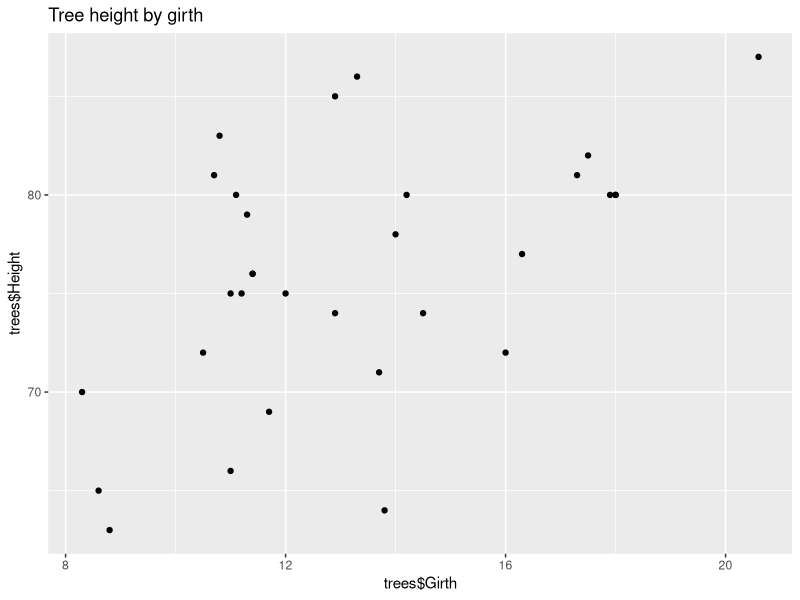
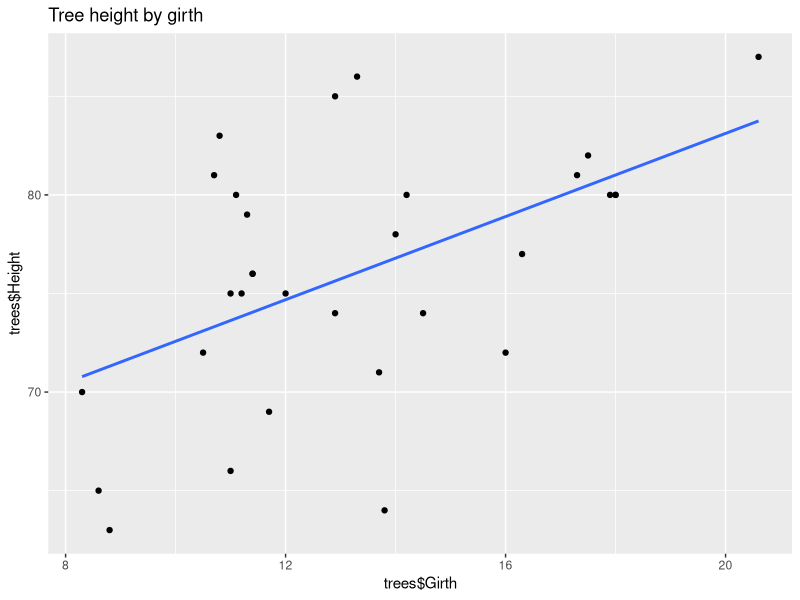
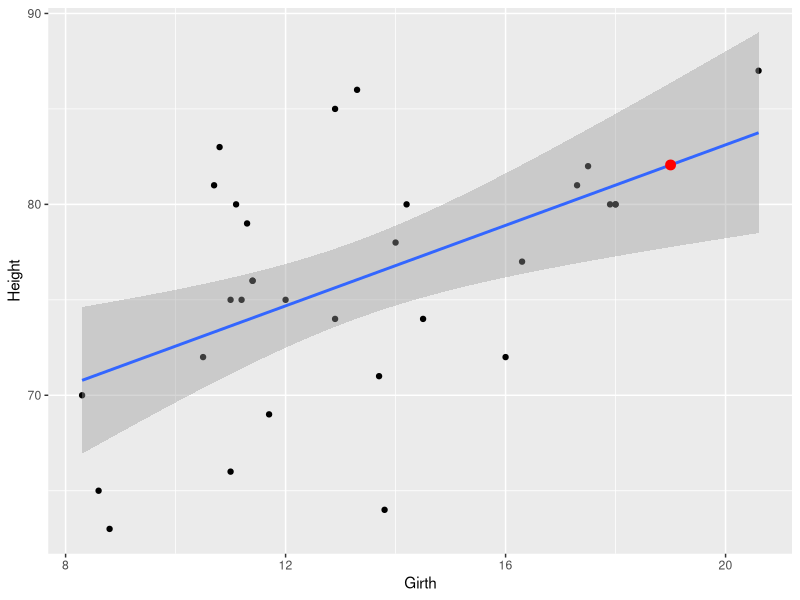
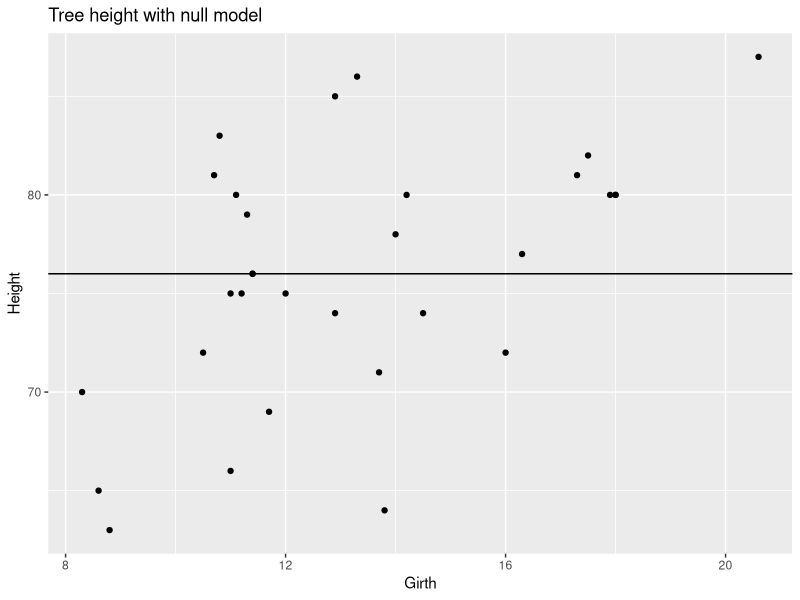
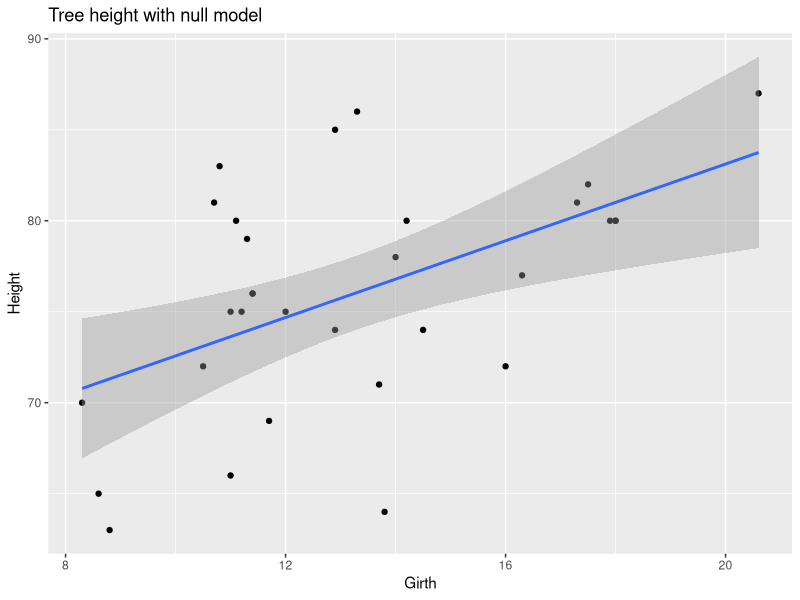
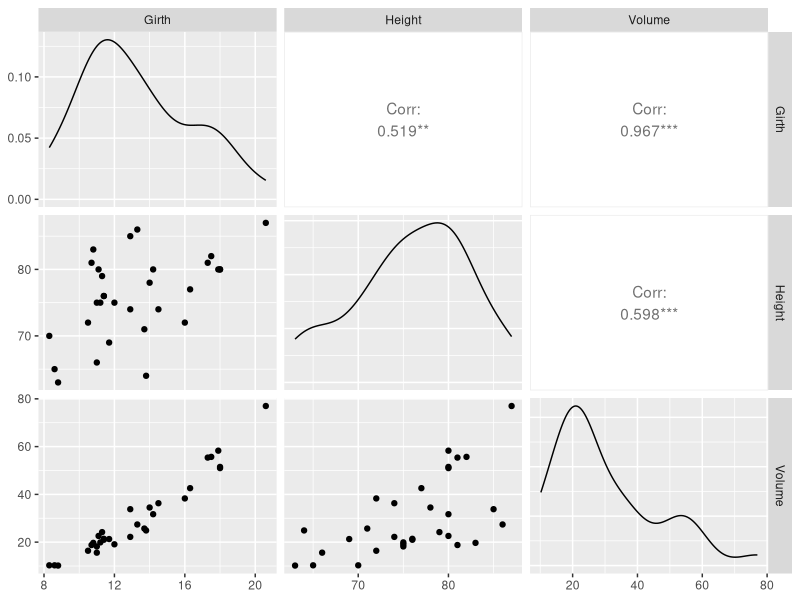

Generate these figures, in order, with R:
install.packages("broom")

library(tidyverse)
library(lubridate)
library(broom)

?trees

data(trees)
glimpse(trees)

ggplot(trees, aes(x=trees$Girth, y=trees$Height)) +
  geom_point() +labs(title = "Tree height by girth")

ggplot(trees, aes(x=trees$Girth, y=trees$Height)) +
  geom_point() +
  stat_smooth(method = "lm", se=FALSE) +
  labs(title = "Tree height by girth")

lm_trees <- lm(Height ~ Girth, data = trees)
lm_trees

summary(lm_trees)

coef(lm_trees)

fitted_trees <- fitted.values(lm_trees)
fitted_trees

residual_trees <- residuals(lm_trees)
residual_trees

lm_matrix_trees <- broom::augment(lm_trees)
head(lm_matrix_trees)

lm_matrix_trees %>%
  arrange(desc(.resid)) %>%
  head()

lm_matrix_trees$.resid_abs <- abs(lm_matrix_trees$.resid)
lm_matrix_trees %>%
  arrange(desc(.resid_abs)) %>%
  head()

trees %>%
  filter(Girth == 13.8)

new_trees <- data.frame("Girth" = 19.0)
predict(lm_trees, newdata = new_trees)

mytree <- broom::augment(lm_trees, newdata=new_trees)
mytree

ggplot(data=trees, aes(x=Girth, y=Height))+
  geom_point() +
  stat_smooth(method="lm") +
  geom_point(data = mytree, aes(y=.fitted), size =3, color="red") +
  labs("Tree height by girth")

tree_null <- lm(Height ~ 1, data=trees)
tree_null

mean(trees$Height)

ggplot(data = trees, aes(x=Girth, y=Height)) +
  geom_point() +
  geom_hline(yintercept = 76) +
  labs(title = "Tree height with null model")

ggplot(data = trees, aes(x=Girth, y=Height)) +
  geom_point() +
  stat_smooth(method = "lm") +
  labs(title = "Tree height with null model")

summary(lm_trees)

data(longley)
?longley

install.packages("GGally")
library(GGally)

ggpairs(data = trees, columns= 1:3)